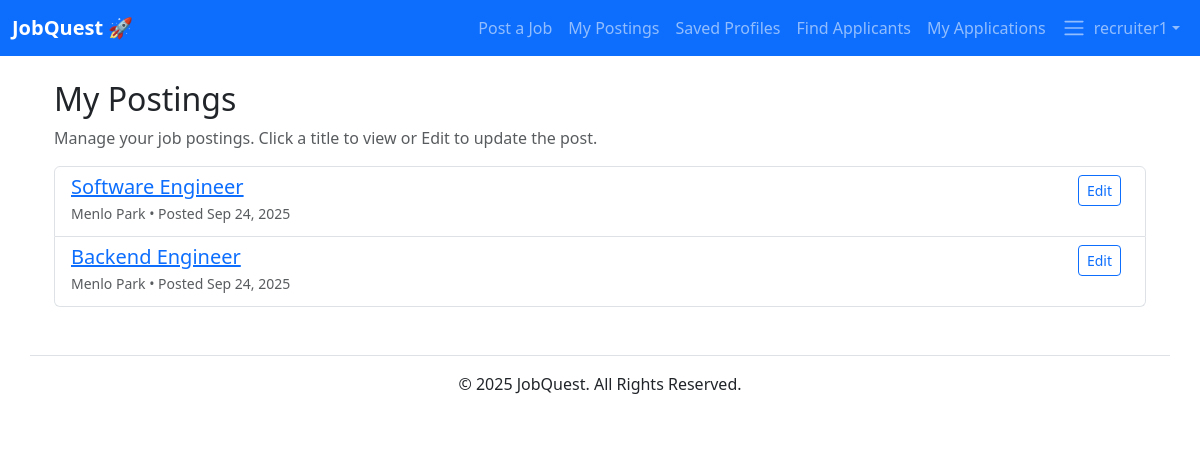
Page /search/my-postings/ (signed in) on the committed database.
### jobs/models.py (models this page shows, shortened)
class Job(models.Model):
	title = models.CharField(max_length=255)
	company = models.CharField(max_length=255, blank=True)
	location = models.CharField(max_length=255, blank=True)
	description = models.TextField(blank=True)
	posted_at = models.DateTimeField(default=timezone.now)
	latitude = models.FloatField(null=True, blank=True)
	longitude = models.FloatField(null=True, blank=True)
	salary_min = models.IntegerField(null=True, blank=True)
	salary_max = models.IntegerField(null=True, blank=True)
	VISA_CHOICES = [
		('none', 'None'),
		('sponsor', 'Sponsorship available'),
	]
	visa_sponsorship = models.CharField(max_length=32, choices=VISA_CHOICES, default='none')
	owner = models.ForeignKey(User, on_delete=models.CASCADE, related_name="jobs", null=True, blank=True)

### jobs/views.py (the view)
# urls.py: path('my-postings/', views.my_postings, name='my_postings'),
@login_required
def my_postings(request):
    profile = getattr(request.user, 'profile', None)
    if not profile or not profile.is_recruiter:
        return redirect('home:index')
    qs = Job.objects.filter(owner=request.user)   # ✅ simple, reliable
    return render(request, 'jobs/my_postings.html', {'jobs': qs})

### accounts/context_processors.py (called while the page is built)
def user_profile(request):
    user = getattr(request, 'user', None)
    profile = None
    if user and user.is_authenticated:
        try:
            profile = user.profile
        except Exception:
            profile = None
    return {'user_profile': profile}

### jobs/templates/jobs/my_postings.html
{% extends 'base.html' %}
{% block content %}
<div class="container mt-4">
  <h2>My Postings</h2>
  <p class="text-muted">Manage your job postings. Click a title to view or Edit to update the post.</p>
  {% if jobs and jobs.exists %}
  <div class="list-group">
    {% for job in jobs %}
      <div class="list-group-item d-flex justify-content-between align-items-start">
        <div>
          <h5 class="mb-1"><a href="{% url 'jobs:job_detail' job.pk %}">{{ job.title }}</a></h5>
          <p class="mb-1 text-muted small">{{ job.location }} • Posted {{ job.posted_at|date:"M j, Y" }}</p>
        </div>
        <div>
          <a class="btn btn-sm btn-outline-primary me-2" href="{% url 'jobs:edit_post' job.pk %}">Edit</a>
        </div>
      </div>
    {% endfor %}
  </div>
  {% else %}
    <div class="alert alert-info">You have no postings yet.</div>
  {% endif %}
</div>
{% endblock %}

### linkedout/templates/base.html (shortened to what this page needs)
{% load static %}
<!DOCTYPE html>
<html lang="en">
<head>
    <link href="https://cdn.jsdelivr.net/npm/bootstrap@5.3.2/dist/css/bootstrap.min.css" rel="stylesheet">
</head>
<body>
    <nav class="navbar navbar-expand-lg navbar-dark bg-primary">
        <div class="container-fluid">
            <a class="navbar-brand fw-bold" href="/">JobQuest 🚀</a>
            <div class="collapse navbar-collapse" id="navbarNav">
                <ul class="navbar-nav">
                    {% if user.is_authenticated %}
                        {% if user_profile and user_profile.is_recruiter %}
                            <li class="nav-item"><a href="{% url 'jobs:post_job' %}" class="nav-link">Post a Job</a></li>
                            <li class="nav-item"><a href="{% url 'jobs:my_postings' %}" class="nav-link">My Postings</a></li>
                            <li class="nav-item"><a href="{% url 'accounts:saved_profiles' %}" class="nav-link">Saved Profiles</a></li>
                            <li class="nav-item"><a href="{% url 'accounts:find_applicants' %}" class="nav-link">Find Applicants</a></li>
                            <li class="nav-item"><a href="{% url 'jobs:recruiter_applications' %}" class="nav-link">My Applications</a></li>
                        {% else %}
                            <li class="nav-item"><a href="{% url 'jobs:my_applications' %}" class="nav-link">My Applications</a></li>
                            <li class="nav-item"><a href="#" class="nav-link">Recommendations</a></li>
                        {% endif %}
                        <li class="nav-item dropdown">
                            <a class="nav-link dropdown-toggle d-flex align-items-center" href="#" role="button" data-bs-toggle="dropdown" aria-expanded="false">
                                {% if user_profile and user_profile.avatar %}
                                    <img src="{{ user_profile.avatar.url }}" alt="avatar" class="rounded-circle me-2" style="width:36px; height:36px; object-fit:cover;">
                                {% else %}
                                    <span class="navbar-toggler-icon me-2"></span>
                                {% endif %}
                                <span class="d-none d-lg-inline">{{ user.username }}</span>
                            </a>
                        </li>
                    {% endif %}
                </ul>
            </div>
        </div>
    </nav>
    <main class="container mt-4">
        {% block content %}
        {% endblock %}
    </main>
    <footer class="container text-center mt-5 py-3 border-top">
        <p>&copy; {% now "Y" %} JobQuest. All Rights Reserved.</p>
    </footer>
</body>
</html>

### rows in the picture
Job: title "Software Engineer", location "Menlo Park", posted_at "Sep 24, 2025"
Job: title "Backend Engineer", location "Menlo Park", posted_at "Sep 24, 2025"

### other values in the picture
{{ user.username }} "recruiter1"
